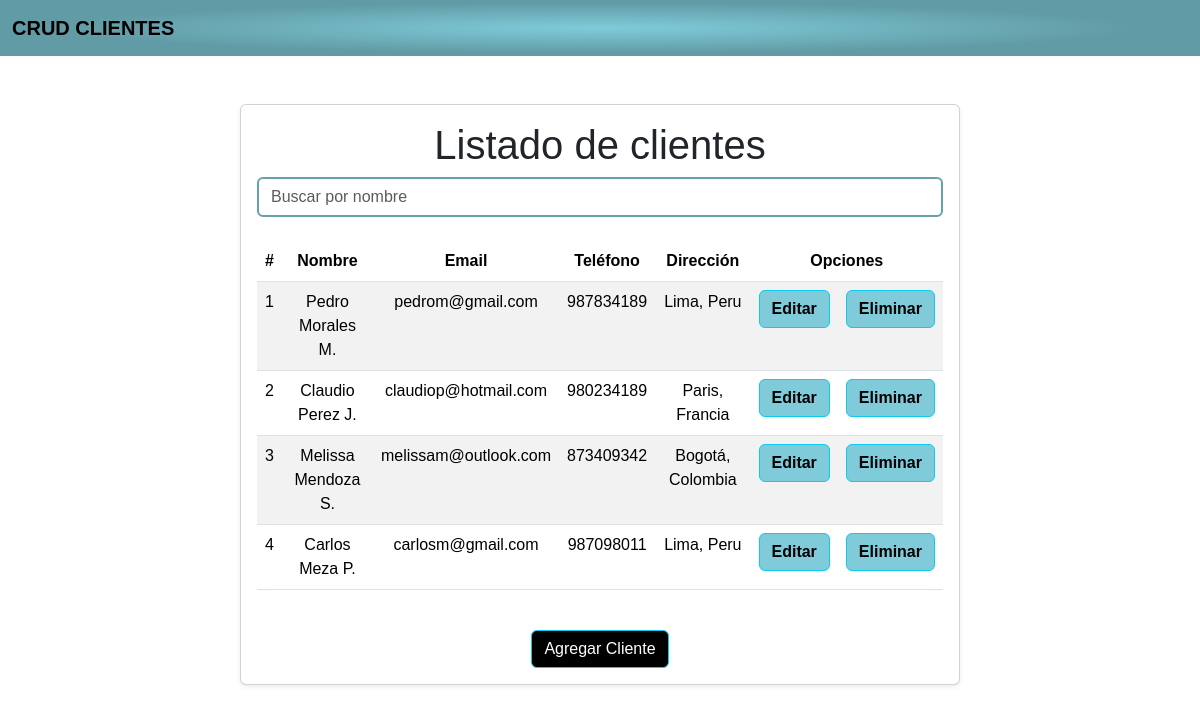
Before: / with the older database file.
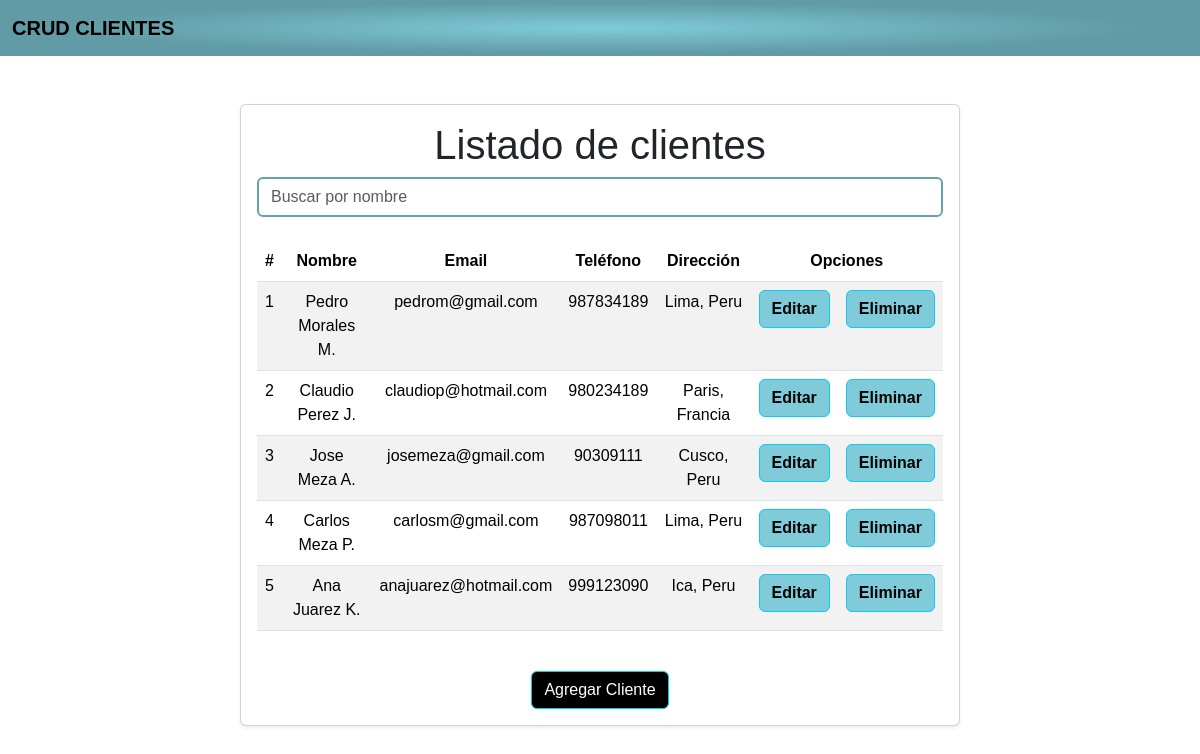
After: the same page with the newer database file.
### clientes/models.py (models this page shows, shortened)
class Cliente(models.Model):
    id = models.AutoField(primary_key=True)
    nombre = models.CharField(max_length=100, verbose_name="Nombre")
    email = models.EmailField(max_length=100, verbose_name="Correo Electrónico")
    telefono = models.CharField(max_length=15, verbose_name="Teléfono", blank=True, null=True)
    direccion = models.CharField(max_length=255, verbose_name="Dirección", blank=True, null=True)

### clientes/views.py (the view)
# urls.py: path('', include('clientes.urls'))
def clientes(request):
    clientes = Cliente.objects.all()
    return render(request, "clientes.html", {"clientes": clientes})

### clientes/templates/clientes.html (shortened to what this page needs)
{% extends "./base.html" %}
{% block body %}
    <div class="container mt-4">
        <div class="row justify-content-center">
            <div class="col-12 col-lg-10 col-xl-8">
                <div class="card shadow-sm">
                    <div class="card-body">
                        <center>
                            <h1>Listado de clientes</h1>
                            <input style="border: 2px solid #66a2ae;" type="text" id="searchInput" class="form-control mb-3" placeholder="Buscar por nombre" onkeyup="searchFunction()">
                        </center>
                        <div class="table-responsive py-2">
                            <table class="table table-striped">
                                <thead>
                                    <tr>
                                        <th>#</th>
                                        <th>Nombre</th>
                                        <th>Email</th>
                                        <th>Teléfono</th>
                                        <th>Dirección</th>
                                        <th colspan="2">Opciones</th>
                                    </tr>
                                </thead>
                                <tbody id="clientTable">
                                    {% for cliente in clientes %}
                                    <tr>
                                        <td>{{ forloop.counter }}</td>
                                        <td>{{cliente.nombre}}</td>
                                        <td>{{cliente.email}}</td>
                                        <td>{{cliente.telefono}}</td>
                                        <td>{{cliente.direccion}}</td>
                                        <td><a href="editarCliente/{{ cliente.id }}" class="btn btn-info text-black fw-bold"
                                                style="background-color: #7FCBD9;">Editar</a></td>
                                        <td><a href="eliminarCliente/{{ cliente.id }}" class="btn btn-info text-black fw-bold btnEliminacion"
                                                style="background-color: #7FCBD9;">Eliminar</a></td>
                                    </tr>
                                    {% endfor %}
                                </tbody>
                            </table>
                        </div>
                        <center>
                            <a href="agregarCliente/" class="btn btn-info text-white mt-3 btn-hover"
                                            style="background-color: #000000;">Agregar Cliente</a>
                        </center>
                    </div>
                </div>
            </div>
        </div>
    </div>
{% endblock %}

### clientes/templates/base.html (shortened to what this page needs)
<!doctype html>
<html lang="en">
    <head>
        {% load static %}
        <link
            href="https://cdn.jsdelivr.net/npm/bootstrap@5.3.2/dist/css/bootstrap.min.css"
            rel="stylesheet"
        />
        <link rel="stylesheet" href="{% static 'css/style.css' %}">
    </head>
    <body>
        <main>
            <nav class="navbar navbar-expand-lg navbar-light" style="background-image: radial-gradient(at center center, #7FCBD9 0%, #619BA5 64%);">
                <div class="container-fluid">
                  <a class="navbar-brand text-black fw-bold" href="/">CRUD CLIENTES</a>
                </div>
              </nav>
            <div class="container py-4">
                {% block body %}
                {% endblock %}
            </div>
        </main>
    </body>
</html>

### clientes/static/css/style.css (style rules this page uses)
body { font-family: "Familjen Grotesk", Sans-serif }
th, td { text-align: center; vertical-align: center; }

### clientes/templates/clientes.html (style rules this page uses)
.btn-hover { transition: background-color 0.3s ease, color 0.3s ease; }

Changed rows visible on the page:
removed Cliente: nombre "Melissa Mendoza S.", email "melissam@outlook.com", telefono "873409342", direccion "Bogotá, Colombia"
added Cliente: nombre "Jose Meza A.", email "josemeza@gmail.com", telefono "90309111", direccion "Cusco, Peru"
added Cliente: nombre "Ana Juarez K.", email "anajuarez@hotmail.com", telefono "999123090", direccion "Ica, Peru"
